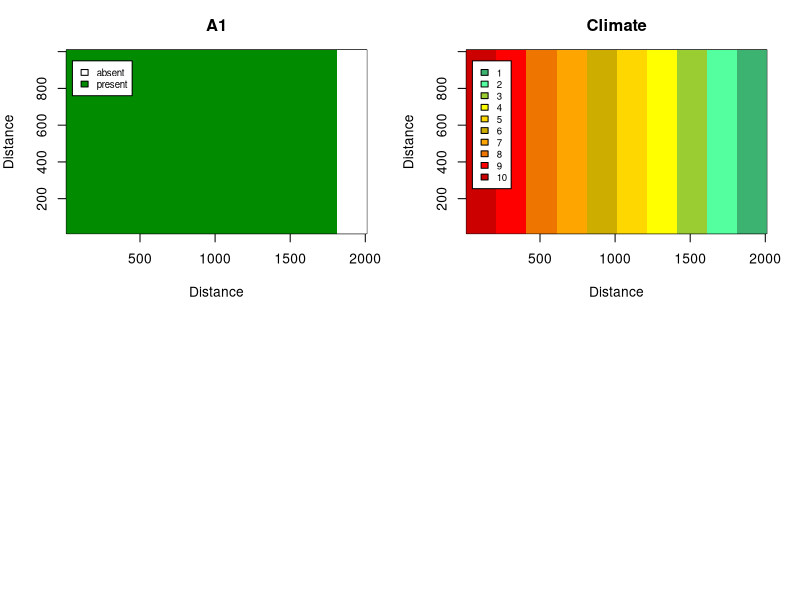

The R script that drew this image: (Note: a time limit stopped this script after it produced the figure.)
#50 x 100 20mx20m plot landscape w/10 climates.  
# Columns 1-10 climate 10, col 11-20 climate 9, col 21-30 climate 8; col 31-40 climate 7; col 41-50 climate 6; col 51-60 climate 5; col 61-70 climate 4; col 71-80 climate 3; col 81-90 climate 2; and col 91-100 climate 1.

#Output: Map of initial distribution, text file of population numbers, dispersal kernel graphs, dispersal matrices saved in R file 

##############Setup plot
Plot.width <- 50
Plot.length <- 100
C.width <- Plot.length/10
CellNum <- (Plot.width*Plot.length)

 #Habitat cells
   KK <- 1:CellNum
   #habitat cell quality - climate, given by 1 (cold) to 10 (hot)
kq <- c(rep(10,Plot.width*C.width),rep(9,Plot.width*C.width),rep(8,Plot.width*C.width),rep(7,Plot.width*C.width),rep(6,Plot.width*C.width),rep(5,Plot.width*C.width),rep(4,Plot.width*C.width),rep(3,Plot.width*C.width),rep(2,Plot.width*C.width),rep(1,Plot.width*C.width)) 
   
   #Cell indexing - form into rectangle
   index <- cbind(row=rep(1:Plot.length,each=Plot.width),column=rep(1:Plot.width,Plot.length)) #xy coord
   
 clim.state <- matrix(kq,ncol=Plot.width,nrow=Plot.length,byrow=T)
 
 
########Population
 #Size classes - 4 size classes.  Seedling, small adult, medium adult, large adult
   JJ <- 1:4

   #Average size for each class (m2)
   AJJ <- c(0.004,0.06,0.25,2)

   #Genotypes - just one 
   II <- 1  
   
      #Initial population structure
   n.entry <- length(KK)*length(II)*length(JJ) 
   #habitat cells (5000) x genotypes (6) x size classes (5)
   N.i <- rep(0,n.entry)
   dim(N.i) <- c(length(KK),length(JJ),length(II)) #5000 x 5 matrix, set of 6
   
   ##where they start out
   for(k in KK){
   #Climate 1...10
   	if(kq[k]==10) N.i[k,1,] <- 400  #seedlings 
   	if(kq[k]==9)  N.i[k,1,] <- 800   
   	if(kq[k]==8)  N.i[k,1,] <- 2000  
   	if(kq[k]==7)  N.i[k,1,] <- 2000  
   	if(kq[k]==6)  N.i[k,1,] <- 2000  
	if(kq[k]==5)  N.i[k,1,] <- 2000   
   	if(kq[k]==4)  N.i[k,1,] <- 2000  
	if(kq[k]==3)  N.i[k,1,] <- 800 
	if(kq[k]==2)  N.i[k,1,] <- 400   
   }   
    ##where are the genotypes (seedlings)?  
   pop.state <- rep(0,length(KK))
   
   for(k in KK){
   	if(sum(N.i[k,1,II])>0) pop.state[k] <-  1   		  	
   }
   		 
   mat.pop.state <- matrix(pop.state,ncol=Plot.width,nrow=Plot.length,byrow=T) 
     
 jpeg(filename="Initial_Peren_P.jpg",width=9,height=7, units='in', res=500)
par(mfrow=c(2,2),mar=c(4,4,3,2))  
 image(x=c((1:Plot.length)*20),y=c((1:Plot.width)*20),z=mat.pop.state,col=c("white","green4"),breaks=c(0,0.7,1),xlab="Distance",ylab="Distance",main="A1") 
 legend(50,950,legend=c("absent","present"), fill=c("white","green4") ,cex=0.7) 

image(x=c((1:Plot.length)*20),y=c((1:Plot.width)*20),z=clim.state ,col=c("mediumseagreen","seagreen1","yellowgreen","yellow","gold1","gold3","orange","darkorange2","red1","red3"),breaks=c(0.5,1.5,2.5,3.5,4.5,5.5,6.5,7.5,8.5,9.5,10.5),xlab="Distance",ylab="Distance",main="Climate") 
legend(50,950,legend=c("1","2","3","4","5","6","7","8","9","10"), fill=c("mediumseagreen","seagreen1","yellowgreen","yellow","gold1","gold3","orange","darkorange2","red1","red3"),cex=0.7)  
dev.off()    


#export as text file
Pop.i <- N.i
write.table(Pop.i,"InitialPop_Peren_P.txt") 


####### Vegetative processes
Ideal <- 6  #Ideal climate 

max.fec <- c(0,150,1000,5000)  #maximum seed production for each size class
max.pol <- c(0,800,10000,100000)  #maximum pollen production for each size class
max.germ <- 0.45				#maximum germination (for now no seed bank)
max.surv <- c(0.3,0.5,0.65,0.7) #maximum survival for each size class
max.trans <-c(0.3,0.15,0.1)  #maximum transition prob for each size class
 
CA.eff <- c(0.005,0.003,0.001,0.0005) #competitive area effect on survival and transition 

SFclim <- c(1,0.9,0.75,0.4,0.1,0,0,0,0) #survival/fecundity effect of climate, ideal, 1-6 steps

TGclim <- c(1,0.85,0.7,0.4,0.2,0,0,0,0) #transition/germination effect of climate; ideal, 1 step-6 steps


##########Dispersal
###2D-t seed dispersal
#mean dispersal = 20
u.20 <- (20*2/pi)^2 #162.1
#mean dispersal = 80
u.80 <- (80*2/pi)^2 #2593.8

#pollen mean dispersal = 100
u.p <- (100*2/pi)^2 #4052.847

x1 <- seq(0,2010,by=0.1)
pd.20 <- 1/(pi*u.20*(1+((x1^2)/u.20))^2)
pd.80 <- 1/(pi*u.80*(1+((x1^2)/u.80))^2)
pd.p <- 1/(pi*u.p*(1+((x1^2)/u.p))^2)

#probability of dispersing to each 20 m distance category (up to 2010 m)
div <- seq(101,20101,by=200)
Sd.prob.20 <- rep(0,100)
Sd.prob.80 <- rep(0,100)
P.prob <- rep(0,100)
for(i in 1:100) {
  if(i==1){
  	  Sd.prob.20[i] <- sum(pd.20[1:div[i]])
  	  Sd.prob.80[i] <- sum(pd.80[1:div[i]])
  	  P.prob[i] <- sum(pd.p[1:div[i]])
  }
    if(i>1){
  	  Sd.prob.20[i] <- sum(pd.20[(div[i-1]+1):div[i]])
  	  Sd.prob.80[i] <- sum(pd.80[(div[i-1]+1):div[i]])
  	  P.prob[i] <- sum(pd.p[(div[i-1]+1):div[i]])
  }
	}
Sd.prob.20 <- Sd.prob.20/sum(Sd.prob.20)	
Sd.prob.80 <- Sd.prob.80/sum(Sd.prob.80)
P.prob <- P.prob/sum(P.prob)
	
#number of cells per 20 m category
cell.d.num <- 1
for(i in 2:100){
	cell.d.num <- c(cell.d.num,8*(i-1))
}
#probability of dispersing to individual cells within 20 m distance categories (up to 2010 m)
Sd.prob.20.e <- Sd.prob.20/cell.d.num
Sd.prob.80.e <- Sd.prob.80/cell.d.num
P.prob.e <- P.prob/cell.d.num

#cell "coordinates"
X <- numeric(0)
Y <- numeric(0)
for(i in 1:100){
	X <- c(X,rep(i,50))
	Y <- c(Y,seq(1,50,by=1))
	}
cell.coord <- cbind(KK,X,Y)

#distance matrix
# to calculate distances
distmat <- function(x1,y1,x2,y2){
    xd <- outer(x1,x2,function(x1,x2) (x1 - x2)^2)
    yd <- outer(y1,y2,function(y1,y2) (y1 - y2)^2)
    d <- t(sqrt(xd + yd)) 
    return(d)
}

cell.dist <- distmat(X,Y,X,Y)

##Seed dispersal matrix
SD.mat.20 <- matrix(0,length(KK),length(KK))
  for(i in KK){
  	  SD.mat.20[i,i]<-Sd.prob.20.e[1]
  	for(d in 2:100){
  		a <- which(cell.dist[i,]>=(d-1) & cell.dist[i,]<d)
  		SD.mat.20[i,a]<-Sd.prob.20.e[d]
  	}
  }
  
  SD.mat.80 <- matrix(0,length(KK),length(KK))
  for(i in KK){
  	  SD.mat.80[i,i]<-Sd.prob.80.e[1]
  	for(d in 2:100){
  		a <- which(cell.dist[i,]>=(d-1) & cell.dist[i,]<d)
  		SD.mat.80[i,a]<-Sd.prob.80.e[d]
  	}
  }
  
 Pol.mat <- matrix(0,length(KK),length(KK))
  for(i in KK){
  	  Pol.mat[i,i]<P.prob.e[1]
  	for(d in 2:100){
  		a <- which(cell.dist[i,]>=(d-1) & cell.dist[i,]<d)
  		Pol.mat[i,a]<-P.prob.e[d]
  	}
  }

save.image(file="PerenMod_P_Setup.RData")
